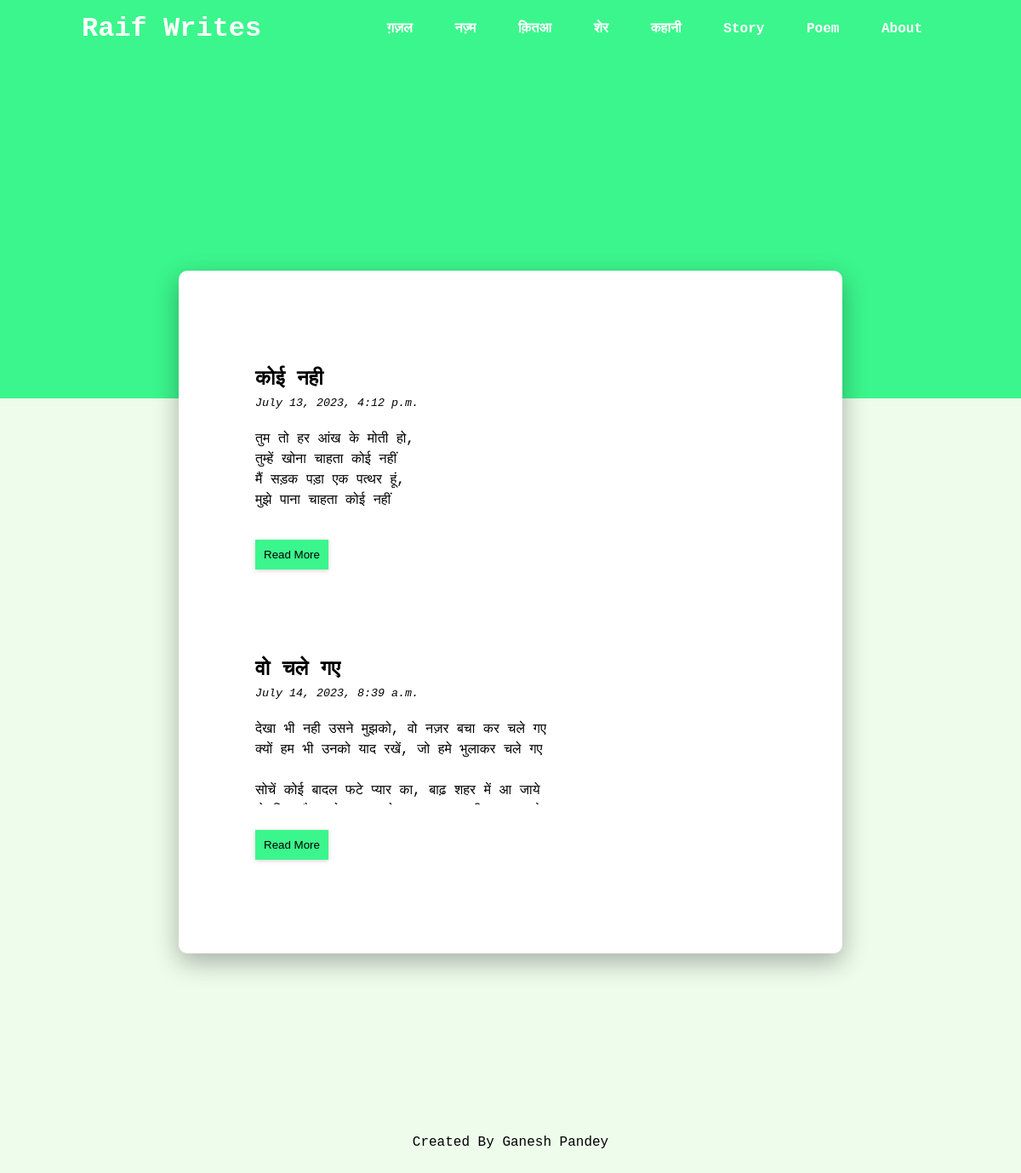
Page /ghazals/ on the committed database.
### ghazals/models.py (models this page shows)
class Ghazals(models.Model):
    date_written = models.DateTimeField()
    title = models.CharField(max_length=255)
    content = models.TextField()

### ghazals/views.py (the view)
# urls.py: path("", views.index, name='index'),
def index(request):
    ghazals = Ghazals.objects.all()
    context = {
        'posts':ghazals,
        'app_name':'ghazals',
        'path_name':'ghazal'
        }
    return render(request, 'index.html', context)

### templates/index.html
{% extends "layout.html" %}
{% block body %}
{% for post in posts %}
<div class="article">
    <h2>{{ post.title }}</h2>
    <div class="author">
        {{ post.date_written }}
    </div>
    <div class="content">{{ post.content|truncatechars:350|linebreaksbr }}</div>
    {% with app_name|add:":"|add:path_name as new_url%}
    <a href="{% url new_url post_id=post.id %}"><button>Read More</button></a>
    {% endwith %}
</div>
{% empty %}
<div class="article">There is no work here right now. But I'll write soon for you!</div>
{% endfor %}
{% endblock %}

### static/styles.css (style rules this page uses)
.article { border-radius: 25px; padding: 40px; margin: 20px; background-color: white; }
.content { height: 100px; overflow: hidden; margin-bottom: 30px; margin-top: 20px; }
body { background-color: #edfceb; font-family: 'Courier New', monospace; line-height: 1.5; }
* { margin: 0; }
button { background-color: #3bf68c; border: none; padding: 10px; box-shadow: 0 1px 5px rgb(0 0 0 / 0.2); cursor: pointer; }
.author { font-size: smaller; font-style: italic; }

### rows in the picture
Ghazals: title "कोई नही", date_written "July 13, 2023, 4:12 p.m.", content "तुम तो हर आंख के मोती हो, तुम्हें खोना चाहता कोई नहीं मैं सड़क पड़ा एक पत्थर हूं, मुझे पाना चाहता कोई नहीं"
Ghazals: title "वो चले गए", date_written "July 14, 2023, 8:39 a.m.", content "देखा भी नही उसने मुझको, वो नज़र बचा कर चले गए क्यों हम भी उनको याद रखें, जो हमे भुलाकर चले गए सोचें कोई बादल फटे प्यार का, बाढ़ शहर में आ जाये"
